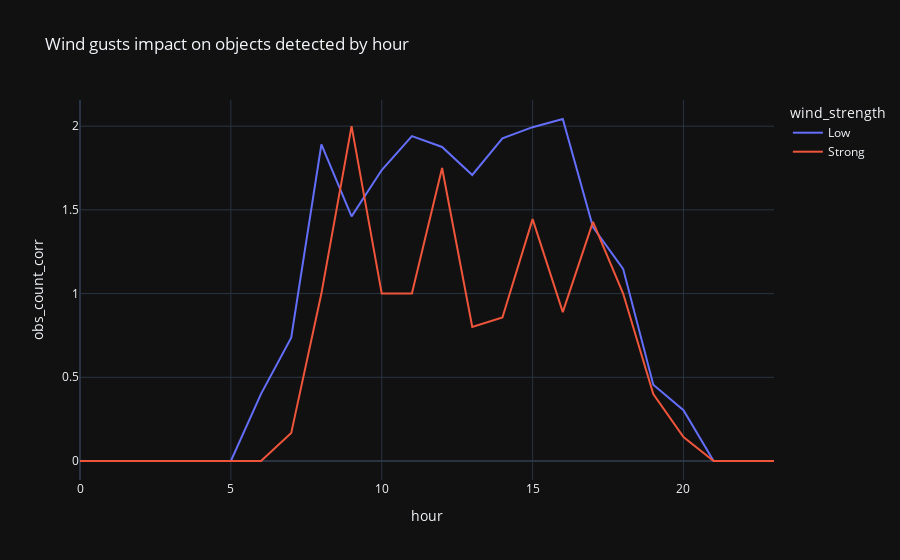

Here is the notebook cell this chart was saved with:
### Code cell
grouped = merged.groupby(['hour', 'wind_strength'])['obs_count_corr'].mean().reset_index()
px.line(grouped, y="obs_count_corr", x='hour', color="wind_strength", height=300,
        title='Wind gusts impact on objects detected by hour')

### Figure 1 — Plotly figure (JSON) as saved in the notebook; plotly's stock layout.template omitted (floating-point values rounded to 4 significant figures)
{"data": [{"hovertemplate": "wind_strength=Low<br>hour=%{x}<br>obs_count_corr=%{y}<extra></extra>", "legendgroup": "Low", "line": {"color": "#636efa", "dash": "solid"}, "mode": "lines", "name": "Low", "showlegend": true, "type": "scatter", "x": [0, 1, 2, 3, 4, 5, 6, 7, 8, 9, 10, 11, 12, 13, 14, 15, 16, 17, 18, 19, 20, 21, 22, 23], "xaxis": "x", "y": [0, 0, 0, 0, 0, 0, 0.4012, 0.7365, 1.892, 1.461, 1.738, 1.941, 1.876, 1.708, 1.928, 1.994, 2.043, 1.398, 1.148, 0.4551, 0.303, 0, 0, 0], "yaxis": "y"}, {"hovertemplate": "wind_strength=Strong<br>hour=%{x}<br>obs_count_corr=%{y}<extra></extra>", "legendgroup": "Strong", "line": {"color": "#EF553B", "dash": "solid"}, "mode": "lines", "name": "Strong", "showlegend": true, "type": "scatter", "x": [0, 1, 2, 3, 4, 5, 6, 7, 8, 9, 10, 11, 12, 13, 14, 15, 16, 17, 18, 19, 20, 21, 22, 23], "xaxis": "x", "y": [0, 0, 0, 0, 0, 0, 0, 0.1667, 1, 2, 1, 1, 1.75, 0.8, 0.8571, 1.444, 0.8889, 1.429, 1, 0.4, 0.1429, 0, 0, 0], "yaxis": "y"}], "layout": {"autosize": true, "legend": {"title": {"text": "wind_strength"}, "tracegroupgap": 0}, "title": {"text": "Wind gusts impact on objects detected by hour"}, "xaxis": {"anchor": "y", "autorange": true, "domain": [0, 1], "range": [0, 23], "title": {"text": "hour"}, "type": "linear"}, "yaxis": {"anchor": "x", "autorange": true, "domain": [0, 1], "range": [-0.1135, 2.156], "title": {"text": "obs_count_corr"}, "type": "linear"}}}
